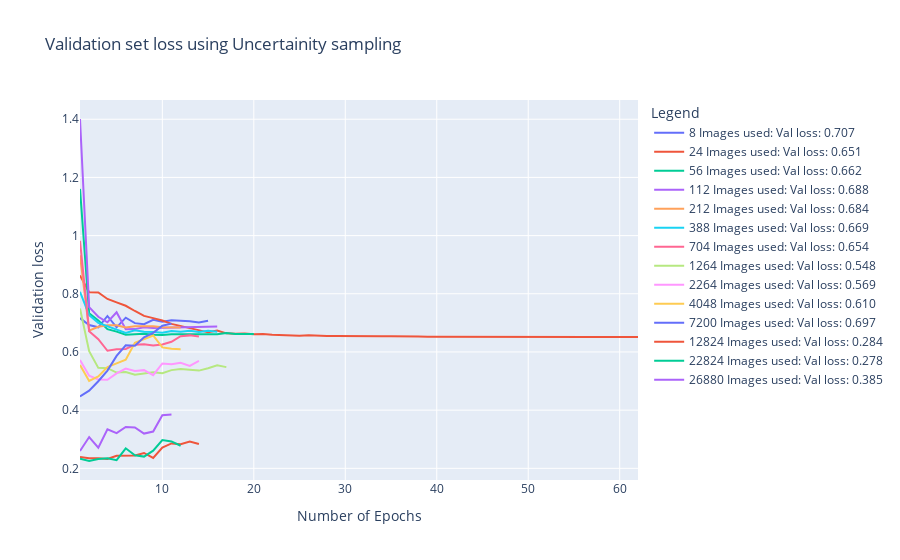

Notebook code for this chart:
### Code cell
plot_validation_performance_vs_epochs(
    performance, 
    no_of_samples, 
    title="Validation set loss using Uncertainity sampling", 
    x_axes="Number of Epochs", 
    y_axes="Validation loss", 
    plotting_curve="val loss"  # Change to "f1" if you want to plot F1 scores instead
)

### Figure 1 — Plotly figure (JSON) as saved in the notebook; plotly's stock layout.template omitted (floating-point values rounded to 4 significant figures)
{"data": [{"line": {"width": 2}, "mode": "lines", "name": "8 Images used: Val loss: 0.707", "type": "scatter", "x": [1, 2, 3, 4, 5, 6, 7, 8, 9, 10, 11, 12, 13, 14, 15], "y": [0.7162, 0.6927, 0.6848, 0.7237, 0.6846, 0.7178, 0.6991, 0.6954, 0.7107, 0.7043, 0.7089, 0.7071, 0.7059, 0.701, 0.707]}, {"line": {"width": 2}, "mode": "lines", "name": "24 Images used: Val loss: 0.651", "type": "scatter", "x": [1, 2, 3, 4, 5, 6, 7, 8, 9, 10, 11, 12, 13, 14, 15, 16, 17, 18, 19, 20, 21, 22, 23, 24, 25, 26, 27, 28, 29, 30, 31, 32, 33, 34, 35, 36, 37, 38, 39, 40, 41, 42, 43, 44, 45, 46, 47, 48, 49, 50, 51, 52, 53, 54, 55, 56, 57, 58, 59, 60, 61, 62], "y": [0.8633, 0.8056, 0.8047, 0.7822, 0.7704, 0.7588, 0.7408, 0.7239, 0.7164, 0.7082, 0.6966, 0.6892, 0.6832, 0.6767, 0.6674, 0.6734, 0.664, 0.6625, 0.6634, 0.6606, 0.6616, 0.6592, 0.6576, 0.6573, 0.6559, 0.6573, 0.6557, 0.6552, 0.655, 0.6543, 0.6543, 0.6545, 0.654, 0.6538, 0.6537, 0.6528, 0.6528, 0.6528, 0.6527, 0.6525, 0.6524, 0.6522, 0.6518, 0.6517, 0.6517, 0.6517, 0.6516, 0.6515, 0.6514, 0.6515, 0.6514, 0.6514, 0.6513, 0.6514, 0.6514, 0.6514, 0.6514, 0.6514, 0.6514, 0.6514, 0.6514, 0.6513]}, {"line": {"width": 2}, "mode": "lines", "name": "56 Images used: Val loss: 0.662", "type": "scatter", "x": [1, 2, 3, 4, 5, 6, 7, 8, 9, 10, 11, 12, 13, 14, 15, 16, 17, 18, 19, 20], "y": [1.16, 0.7332, 0.7085, 0.6786, 0.6698, 0.6592, 0.6613, 0.6627, 0.6593, 0.6587, 0.661, 0.6599, 0.6605, 0.6612, 0.6608, 0.6606, 0.6655, 0.6617, 0.6617, 0.6622]}, {"line": {"width": 2}, "mode": "lines", "name": "112 Images used: Val loss: 0.688", "type": "scatter", "x": [1, 2, 3, 4, 5, 6, 7, 8, 9, 10, 11, 12, 13, 14, 15, 16], "y": [1.401, 0.7543, 0.721, 0.7021, 0.7363, 0.6781, 0.6786, 0.6846, 0.6827, 0.6837, 0.6838, 0.6838, 0.6841, 0.687, 0.6875, 0.6876]}, {"line": {"width": 2}, "mode": "lines", "name": "212 Images used: Val loss: 0.684", "type": "scatter", "x": [1, 2, 3, 4, 5, 6, 7, 8, 9, 10, 11, 12], "y": [0.9325, 0.6733, 0.6867, 0.6917, 0.6921, 0.6843, 0.6883, 0.6891, 0.6881, 0.685, 0.6847, 0.684]}, {"line": {"width": 2}, "mode": "lines", "name": "388 Images used: Val loss: 0.669", "type": "scatter", "x": [1, 2, 3, 4, 5, 6, 7, 8, 9, 10, 11, 12, 13, 14, 15, 16], "y": [0.8066, 0.727, 0.7001, 0.6876, 0.6763, 0.665, 0.6747, 0.6696, 0.6687, 0.6658, 0.6718, 0.6693, 0.6727, 0.6683, 0.6729, 0.6694]}, {"line": {"width": 2}, "mode": "lines", "name": "704 Images used: Val loss: 0.654", "type": "scatter", "x": [1, 2, 3, 4, 5, 6, 7, 8, 9, 10, 11, 12, 13, 14], "y": [0.9822, 0.6716, 0.6441, 0.6041, 0.6092, 0.6103, 0.625, 0.6262, 0.6225, 0.6258, 0.6351, 0.6541, 0.657, 0.6535]}, {"line": {"width": 2}, "mode": "lines", "name": "1264 Images used: Val loss: 0.548", "type": "scatter", "x": [1, 2, 3, 4, 5, 6, 7, 8, 9, 10, 11, 12, 13, 14, 15, 16, 17], "y": [0.7497, 0.6026, 0.5453, 0.5442, 0.5292, 0.5308, 0.5218, 0.5251, 0.5304, 0.527, 0.5375, 0.5415, 0.54, 0.5359, 0.5442, 0.5539, 0.5478]}, {"line": {"width": 2}, "mode": "lines", "name": "2264 Images used: Val loss: 0.569", "type": "scatter", "x": [1, 2, 3, 4, 5, 6, 7, 8, 9, 10, 11, 12, 13, 14], "y": [0.572, 0.5185, 0.5055, 0.5044, 0.5264, 0.543, 0.5349, 0.5375, 0.5204, 0.5606, 0.5581, 0.5627, 0.5523, 0.569]}, {"line": {"width": 2}, "mode": "lines", "name": "4048 Images used: Val loss: 0.610", "type": "scatter", "x": [1, 2, 3, 4, 5, 6, 7, 8, 9, 10, 11, 12], "y": [0.5553, 0.5005, 0.5157, 0.5479, 0.5609, 0.5731, 0.6317, 0.644, 0.6566, 0.6157, 0.6109, 0.6097]}, {"line": {"width": 2}, "mode": "lines", "name": "7200 Images used: Val loss: 0.697", "type": "scatter", "x": [1, 2, 3, 4, 5, 6, 7, 8, 9, 10, 11], "y": [0.4472, 0.4671, 0.4993, 0.536, 0.5865, 0.6229, 0.6217, 0.6502, 0.6656, 0.6901, 0.6975]}, {"line": {"width": 2}, "mode": "lines", "name": "12824 Images used: Val loss: 0.284", "type": "scatter", "x": [1, 2, 3, 4, 5, 6, 7, 8, 9, 10, 11, 12, 13, 14], "y": [0.2393, 0.2349, 0.2344, 0.2321, 0.2429, 0.244, 0.2443, 0.2528, 0.2359, 0.2713, 0.2856, 0.2826, 0.2918, 0.2839]}, {"line": {"width": 2}, "mode": "lines", "name": "22824 Images used: Val loss: 0.278", "type": "scatter", "x": [1, 2, 3, 4, 5, 6, 7, 8, 9, 10, 11, 12], "y": [0.2328, 0.2252, 0.2317, 0.2346, 0.228, 0.2689, 0.2452, 0.2403, 0.2606, 0.2972, 0.2924, 0.2777]}, {"line": {"width": 2}, "mode": "lines", "name": "26880 Images used: Val loss: 0.385", "type": "scatter", "x": [1, 2, 3, 4, 5, 6, 7, 8, 9, 10, 11], "y": [0.2596, 0.3075, 0.2707, 0.3345, 0.321, 0.3419, 0.3403, 0.3194, 0.3266, 0.3822, 0.3846]}], "layout": {"hovermode": "x unified", "legend": {"title": {"text": "Legend"}}, "title": {"text": "Validation set loss using Uncertainity sampling"}, "xaxis": {"title": {"text": "Number of Epochs"}}, "yaxis": {"title": {"text": "Validation loss"}}}}
